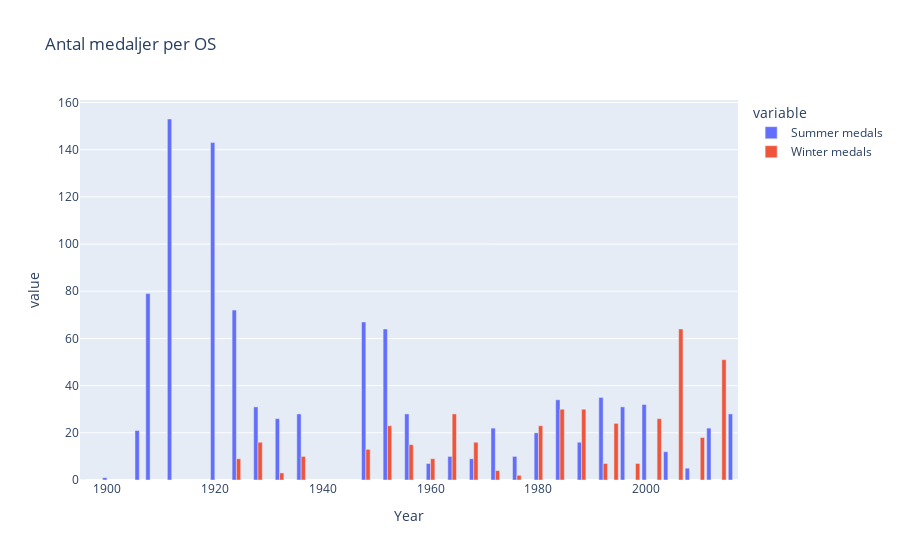
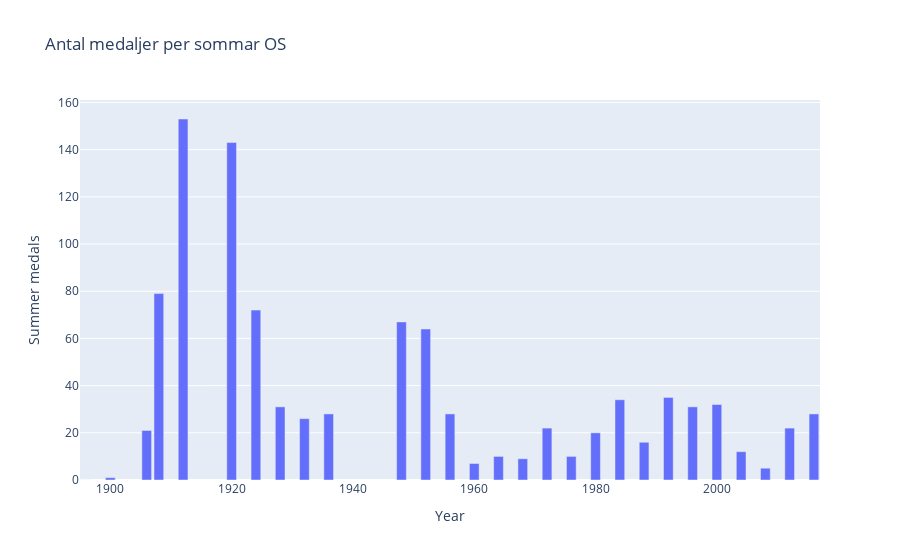
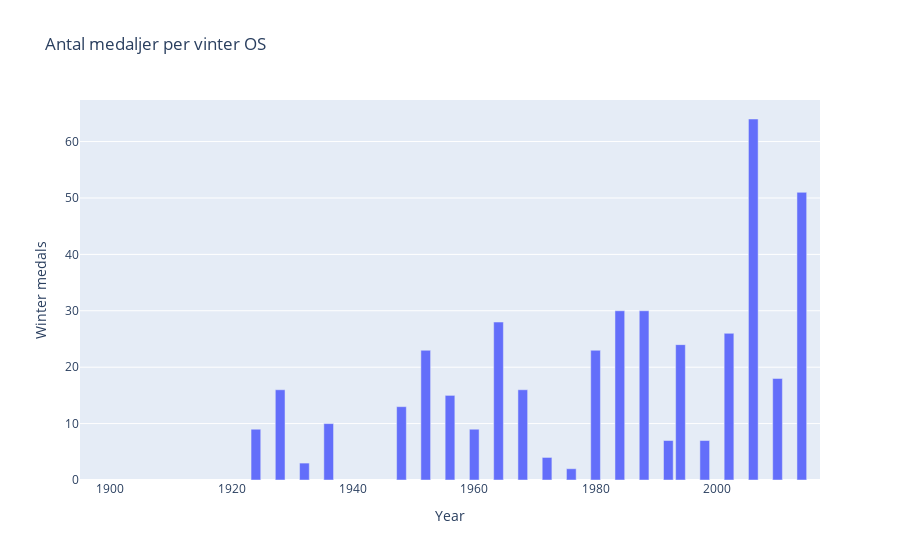

The cell these charts' notebook holds for them, in order:
### Code cell
# antal medaljer per OS

# Create a new dataframe with year and medals 
df_os_medals = df_data_sweden.groupby("Year")["Medal"].count().reset_index()
# rename Medal to toalal medals
df_os_medals.rename(columns= {"Medal": "total Medals"}, inplace= True)

# seasons and column names 
seasons = ["Summer", "Winter"]
column_names = ["Summer medals", "Winter medals"]

# counts medals for winter and summer os and add them to new columns "Summer medals" and "Winter medals"
for i, season in enumerate(seasons):

    df_temp = df_data_sweden[["Year","Medal"]].loc[df_data_sweden["Season"] == season].groupby("Year").count().reset_index()
    df_temp.rename(columns= {"Medal": column_names[i]}, inplace=True)
    df_os_medals = pd.merge(df_os_medals, df_temp, how= "left", on= "Year")

# Titels and column names 
titels = ["Antal medaljer per OS", "Antal medaljer per sommar OS", "Antal medaljer per vinter OS"]
columns = [["Summer medals", "Winter medals"], "Summer medals", "Winter medals"]

# polts the graphs
for i, titel in enumerate(titels):

    fig = px.bar(df_os_medals, x= "Year", y=columns[i], barmode="group", title= titel)
    fig.show()

### Figure 1 — Plotly figure (JSON) as saved in the notebook; plotly's stock layout.template omitted (floating-point values rounded to 4 significant figures)
{"data": [{"alignmentgroup": "True", "hovertemplate": "variable=Summer medals<br>Year=%{x}<br>value=%{y}<extra></extra>", "legendgroup": "Summer medals", "marker": {"color": "#636efa", "pattern": {"shape": ""}}, "name": "Summer medals", "offsetgroup": "Summer medals", "orientation": "v", "showlegend": true, "textposition": "auto", "type": "bar", "x": [1896, 1900, 1906, 1908, 1912, 1920, 1924, 1928, 1932, 1936, 1948, 1952, 1956, 1960, 1964, 1968, 1972, 1976, 1980, 1984, 1988, 1992, 1994, 1996, 1998, 2000, 2002, 2004, 2006, 2008, 2010, 2012, 2014, 2016], "xaxis": "x", "y": [0, 1, 21, 79, 153, 143, 72, 31, 26, 28, 67, 64, 28, 7, 10, 9, 22, 10, 20, 34, 16, 35, null, 31, null, 32, null, 12, null, 5, null, 22, null, 28], "yaxis": "y"}, {"alignmentgroup": "True", "hovertemplate": "variable=Winter medals<br>Year=%{x}<br>value=%{y}<extra></extra>", "legendgroup": "Winter medals", "marker": {"color": "#EF553B", "pattern": {"shape": ""}}, "name": "Winter medals", "offsetgroup": "Winter medals", "orientation": "v", "showlegend": true, "textposition": "auto", "type": "bar", "x": [1896, 1900, 1906, 1908, 1912, 1920, 1924, 1928, 1932, 1936, 1948, 1952, 1956, 1960, 1964, 1968, 1972, 1976, 1980, 1984, 1988, 1992, 1994, 1996, 1998, 2000, 2002, 2004, 2006, 2008, 2010, 2012, 2014, 2016], "xaxis": "x", "y": [null, null, null, null, null, null, 9, 16, 3, 10, 13, 23, 15, 9, 28, 16, 4, 2, 23, 30, 30, 7, 24, null, 7, null, 26, null, 64, null, 18, null, 51, null], "yaxis": "y"}], "layout": {"barmode": "group", "legend": {"title": {"text": "variable"}, "tracegroupgap": 0}, "title": {"text": "Antal medaljer per OS"}, "xaxis": {"anchor": "y", "domain": [0, 1], "title": {"text": "Year"}}, "yaxis": {"anchor": "x", "domain": [0, 1], "title": {"text": "value"}}}}

### Figure 2 — Plotly figure (JSON) as saved in the notebook; plotly's stock layout.template omitted (floating-point values rounded to 4 significant figures)
{"data": [{"alignmentgroup": "True", "hovertemplate": "Year=%{x}<br>Summer medals=%{y}<extra></extra>", "legendgroup": "", "marker": {"color": "#636efa", "pattern": {"shape": ""}}, "name": "", "offsetgroup": "", "orientation": "v", "showlegend": false, "textposition": "auto", "type": "bar", "x": [1896, 1900, 1906, 1908, 1912, 1920, 1924, 1928, 1932, 1936, 1948, 1952, 1956, 1960, 1964, 1968, 1972, 1976, 1980, 1984, 1988, 1992, 1994, 1996, 1998, 2000, 2002, 2004, 2006, 2008, 2010, 2012, 2014, 2016], "xaxis": "x", "y": [0, 1, 21, 79, 153, 143, 72, 31, 26, 28, 67, 64, 28, 7, 10, 9, 22, 10, 20, 34, 16, 35, null, 31, null, 32, null, 12, null, 5, null, 22, null, 28], "yaxis": "y"}], "layout": {"barmode": "group", "legend": {"tracegroupgap": 0}, "title": {"text": "Antal medaljer per sommar OS"}, "xaxis": {"anchor": "y", "domain": [0, 1], "title": {"text": "Year"}}, "yaxis": {"anchor": "x", "domain": [0, 1], "title": {"text": "Summer medals"}}}}

### Figure 3 — Plotly figure (JSON) as saved in the notebook; plotly's stock layout.template omitted (floating-point values rounded to 4 significant figures)
{"data": [{"alignmentgroup": "True", "hovertemplate": "Year=%{x}<br>Winter medals=%{y}<extra></extra>", "legendgroup": "", "marker": {"color": "#636efa", "pattern": {"shape": ""}}, "name": "", "offsetgroup": "", "orientation": "v", "showlegend": false, "textposition": "auto", "type": "bar", "x": [1896, 1900, 1906, 1908, 1912, 1920, 1924, 1928, 1932, 1936, 1948, 1952, 1956, 1960, 1964, 1968, 1972, 1976, 1980, 1984, 1988, 1992, 1994, 1996, 1998, 2000, 2002, 2004, 2006, 2008, 2010, 2012, 2014, 2016], "xaxis": "x", "y": [null, null, null, null, null, null, 9, 16, 3, 10, 13, 23, 15, 9, 28, 16, 4, 2, 23, 30, 30, 7, 24, null, 7, null, 26, null, 64, null, 18, null, 51, null], "yaxis": "y"}], "layout": {"barmode": "group", "legend": {"tracegroupgap": 0}, "title": {"text": "Antal medaljer per vinter OS"}, "xaxis": {"anchor": "y", "domain": [0, 1], "title": {"text": "Year"}}, "yaxis": {"anchor": "x", "domain": [0, 1], "title": {"text": "Winter medals"}}}}
